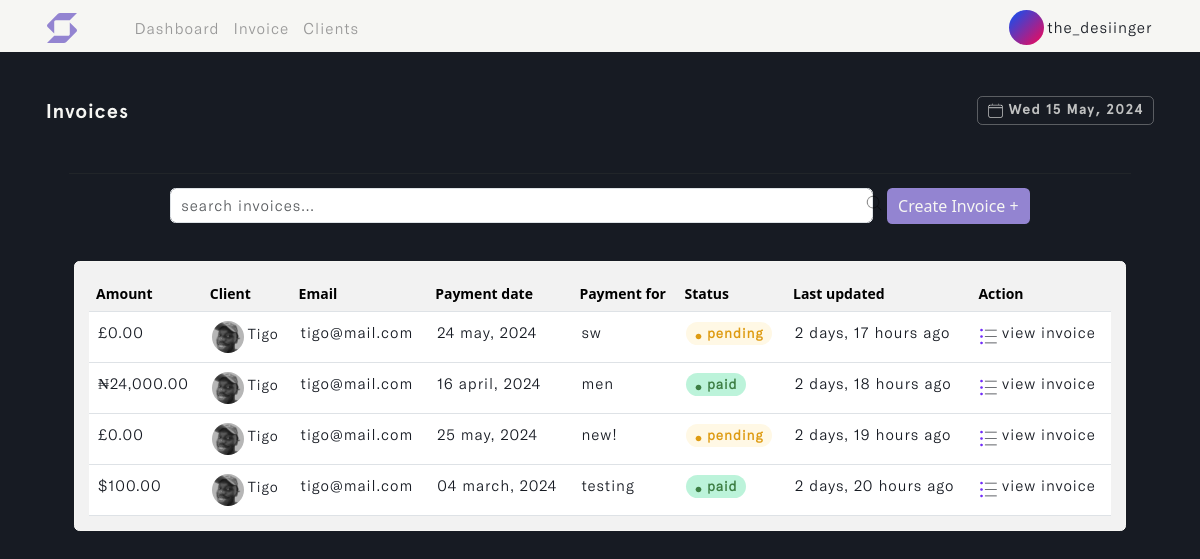
Page /invoice (signed in) on the earlier database version.
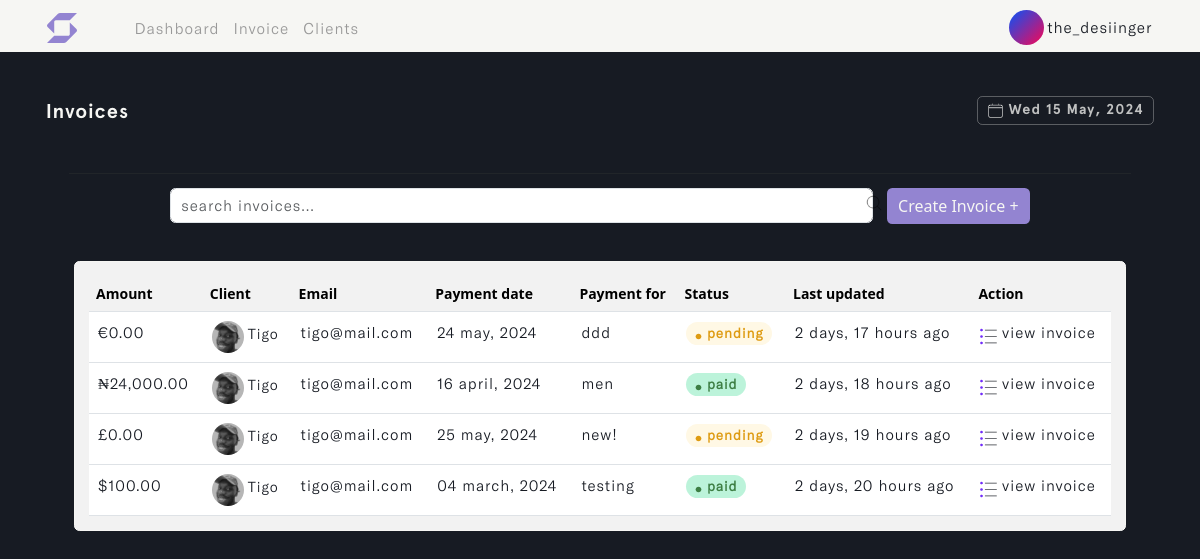
Same page on the later database version.
### invoice/models.py (models this page shows, shortened)
class Invoice(models.Model):
    STATUS = (
        ('Pending', 'Pending'),
        ('Paid', 'Paid')
    )
    CURRENCY = (
        ('USD 🇺🇸', 'USD 🇺🇸'),
        ('GHS 🇬🇭', 'GHS 🇬🇭'),
        ('GBP 🇬🇧', 'GBP 🇬🇧'),
        ('EUR 🇪🇺', 'EUR 🇪🇺'),
        ('NGN 🇳🇬', 'NGN 🇳🇬'),
    )
    account_owner = models.ForeignKey(Profile, on_delete=models.CASCADE, related_name='acc_user', db_index=True)
    project_name = models.CharField(max_length=255)
    project_duration = models.CharField(max_length=50)
    client_name = models.ForeignKey(Client, on_delete=models.CASCADE, to_field='name', related_name='invoice', db_index=True,
                                    help_text='Select a client for this entry.')
    invoice_status = models.CharField(max_length=200, choices=STATUS, db_index=True)
    payment_date = models.DateField(max_length=200, null=True)
    currency = models.CharField(max_length=200, choices=CURRENCY)
    invoice_image = ResizedImageField(size=[600, 600], quality=85, null=True, blank=True, upload_to='invoice_image/', default='invoice.png')
    client_note = models.TextField(max_length=100000, null=True, blank=True)
    total = models.IntegerField(default=0, null=True, blank=True)
    paid_date = models.DateField(null=True, blank=True)
    updated_time_stamp = models.DateTimeField(auto_now=True, db_index=True)
    created_time_stamp = models.DateTimeField(auto_now_add=True, db_index=True)
    id = models.UUIDField(default=uuid.uuid4, primary_key=True, unique=True, editable=False)
    class Meta:
        ordering = ['-updated_time_stamp']

class Client(models.Model):
    account_owner = models.ForeignKey(Profile, on_delete=models.CASCADE, related_name='clients', db_index=True)
    name = models.CharField(max_length=50, unique=True, db_index=True)
    address = models.CharField(max_length=255)
    country = models.CharField(max_length=50, null=True, blank=True)
    email = models.EmailField(max_length=100, unique=True, db_index=True)
    phone_number = models.IntegerField(null=True, blank=True)
    city_state = models.CharField(max_length=50, null=True, blank=True)
    postal_code = models.CharField(max_length=30, null=True, blank=True)
    client_avatar = ResizedImageField(size=[600, 600], quality=85, null=True, blank=True, upload_to='client_avatar/', default='emil-kowalski.png')
    updated_time_stamp = models.DateTimeField(auto_now=True, db_index=True)
    created_time_stamp = models.DateTimeField(auto_now_add=True, db_index=True)
    id = models.UUIDField(default=uuid.uuid4, primary_key=True, unique=True, editable=False)
    @property
    def imageURL(self):
        try:
            url = self.client_avatar.url
        except:
            url = ''
        return url
    class Meta:
        ordering = ['-updated_time_stamp']
        indexes = [
            models.Index(fields=['name']),
            models.Index(fields=['email']),
            models.Index(fields=['updated_time_stamp']),
            models.Index(fields=['created_time_stamp']),
        ]
    def __str__(self):
        return self.name

### invoice/views.py (the view, shortened to what this page needs)
# urls.py: path('invoice', views.create_invoice, name='invoice'),
@login_required(login_url='login')
def create_invoice(request):
    profile = request.user.profile
    invoices = profile.acc_user.select_related('account_owner').all()
    custom_range, invoices = paginateInvoice(request, 5, invoices)
    for invoice in invoices:
        invoice.due = (invoice.payment_date - datetime.now().date()).days
    form = InvoiceCreationForm(request.user, request.POST, request.FILES if request.method == "POST" else None)
    default_clientImg = "https://swift-bill-bucket.s3.amazonaws.com/emil-kowalski.png"
    context = {'form': form, 'invoices': invoices,
               'custom_range': custom_range, 'clientImg': default_clientImg}
    return render(request, 'invoice/invoice.html', context)

### invoice/forms.py
class InvoiceCreationForm(ModelForm):
    payment_date = forms.DateField(widget=DateInput)
    class Meta:
        model = Invoice
        fields = ['project_name', 'project_duration', 'client_name',
                  'invoice_status', 'payment_date', 'currency', 'invoice_image',
                  'client_note']
    def __init__(self, user, *args, **kwargs):
        super(InvoiceCreationForm, self).__init__(*args, **kwargs)
        self.fields['invoice_status'].widget.choices = [('', 'Choose status')] + list(self.fields['invoice_status'].widget.choices)
        self.fields['currency'].widget.choices = [('', 'Choose currency')] + list(self.fields['currency'].widget.choices)
        self.fields['client_name'].queryset = Client.objects.filter(account_owner=user.profile)
        self.fields['currency'].widget.attrs.update({'id': 'currency_field'})
        for name, field in self.fields.items():
            field.widget.attrs.update({'class': 'input form-control'})

### user/models.py (called while the page is built)
    def __str__(self):
        return self.username

### invoice/templates/invoice/invoice.html (shortened to what this page needs)
{% load static %}
<!DOCTYPE html>
<html lang="en" class="js has-scroll-init has-scroll-smooth">
  <head>
    <link rel="stylesheet" href="{% static '/css/bootstrap.min.css' %}" />
    <link rel="stylesheet" href="{% static '/css/invoice.css' %}" />
  </head>
  <body
    id="pageTop"
    class="page-content"
    data-spy="scroll"
    data-target="#mainNav"
  >
    {% include 'invoice/nav.html' %}
    <main>
      <div data-scroll class="page page--layout-2" id="main">
        {% if invoices %}
        <div id="hero">
          <div class="container-fluid">
            <div class="hero-intro">
              <p>
                Invoices
                <span class="badge">
                  <img
                    src="{% static '/images/calendar.png' %}"
                    class="img-fluid calender-img"
                    alt="calender-img"
                  />
                  {% now "D d M, Y" %}
                </span>
              </p>
            </div>
          </div>
        </div>
        <div id="search">
          <div class="container-fluid">
            <div class="search-intro">
              <hr />
              <div class="row g-3 d-flex justify-content-center">
                <div class="col-md-8">
                  <img
                    src="{% static '/images/magnifying-glass.png' %}"
                    class="img-fluid search--img"
                    alt="search--img"
                  />
                  <input
                    type="text"
                    class="form-control live-search-box"
                    placeholder="search invoices..."
                  />
                </div>
                <div class="col-auto">
                  <button
                    type="submit"
                    class="btn mb-3 invoice--btn"
                    data-bs-toggle="offcanvas"
                    data-bs-target="#offcanvasRight"
                    aria-controls="offcanvasRight"
                  >
                    Create Invoice +
                  </button>
                </div>
              </div>
            </div>
          </div>
        </div>
        {% include 'invoice/desktop-table.html' %}
        {% endif %}
      </div>
    </main>
  </body>
</html>

### invoice/templates/invoice/desktop-table.html (shortened to what this page needs)
{% load static %}
{% load humanize %}
<div id="desktop-table" class="live-search-list">
  <div class="container">
    <div class="desktop-table-intro">
      <div class="card">
        <div class="card-body">
          <table class="table table-hover" id="invoice_table">
            <thead>
              <tr>
                <th scope="col">Amount</th>
                <th scope="col">Client</th>
                <th scope="col">Email</th>
                <th scope="col">Payment date</th>
                <th scope="col">Payment for</th>
                <th scope="col">Status</th>
                <th scope="col">Last updated</th>
                <th scope="col">Action</th>
              </tr>
            </thead>
            <tbody>
              {% for invoice in invoices %}
              <tr id="search_invoice">
                <td>
                  {% if invoice.currency == "GHS 🇬🇭" %}
                  ¢{{ invoice.total|floatformat:2|intcomma }}
                  {% elif invoice.currency == "USD 🇺🇸" %}
                  ${{ invoice.total|floatformat:2|intcomma }}
                  {% elif invoice.currency == "GBP 🇬🇧" %}
                  £{{ invoice.total|floatformat:2|intcomma }}
                  {% elif invoice.currency == "EUR 🇪🇺" %}
                  €{{ invoice.total|floatformat:2|intcomma }}
                  {% elif invoice.currency == "NGN 🇳🇬" %}
                  ₦{{ invoice.total|floatformat:2|intcomma }}
                  {% endif %}
                </td>
                <td id="client_name">
                  <img
                    src="{{invoice.client_name.imageURL}}"
                    class="img-fluid rounded-circle"
                    id="avatar-img"
                    alt="avatar-img"
                  />
                  {{invoice.client_name.name}}
                </td>
                <td>{{invoice.client_name.email | truncatechars:25}}</td>
                <td>{{invoice.payment_date|date:"d F, Y"}}</td>
                <td>{{invoice.project_name | truncatechars:17}}</td>
                {% if invoice.due <= 3 and invoice.invoice_status != 'Paid' %}
                <td id="due_date">
                  <span class="badge">overdue close</span>
                </td>
                {% else %}
                {% if invoice.invoice_status == 'Pending' %}
                <td id="unpaid_status">
                  <span class="badge">
                    <img
                      src="{% static '/images/pending.svg' %}"
                      class="img-fluid"
                      id="clock-img"
                      alt="clock-img"
                    />
                    {{invoice.invoice_status}}
                  </span>
                </td>
                {% else %}
                <td id="paid_status">
                  <span class="badge">
                    <img
                      src="{% static '/images/paid.svg' %}"
                      class="img-fluid"
                      id="clock-img"
                      alt="clock-img"
                    />
                    {{invoice.invoice_status}}
                  </span>
                </td>
                {% endif %}
                {% endif %}
                <td>{{invoice.updated_time_stamp|naturaltime}}</td>
                <td>
                  <a href="{% url 'invoice-details' invoice.id %}">
                    <img
                      src="{% static '/images/list.png' %}"
                      class="img-fluid"
                      id="open_invoice-link"
                      alt="open_invoice-link"
                    />
                    view Invoice
                  </a>
                </td>
              </tr>
              {% endfor %}
            </tbody>
          </table>
        </div>
      </div>
    </div>
  </div>
</div>

Differences in the rows shown:
removed Invoice: total "0.00", client_name.imageURL (picture), client_name.name "Tigo", client_name.email "tigo@mail.com", payment_date "24 may, 2024", project_name "sw", invoice_status "pending", updated_time_stamp "2 days, 17 hours ago"
added Invoice: total "0.00", client_name.imageURL (picture), client_name.name "Tigo", client_name.email "tigo@mail.com", payment_date "24 may, 2024", project_name "ddd", invoice_status "pending", updated_time_stamp "2 days, 17 hours ago"
